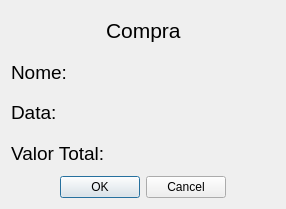
<?xml version="1.0" encoding="UTF-8"?>
<ui version="4.0">
 <class>ViewCompra</class>
 <widget class="QDialog" name="ViewCompra">
  <property name="geometry">
   <rect>
    <x>0</x>
    <y>0</y>
    <width>286</width>
    <height>209</height>
   </rect>
  </property>
  <property name="windowTitle">
   <string>Dialog</string>
  </property>
  <layout class="QVBoxLayout" name="verticalLayout_2">
   <item>
    <layout class="QVBoxLayout" name="verticalLayout" stretch="1,3,1">
     <item>
      <layout class="QHBoxLayout" name="horizontalLayout">
       <item>
        <spacer name="horizontalSpacer">
         <property name="orientation">
          <enum>Qt::Horizontal</enum>
         </property>
         <property name="sizeHint" stdset="0">
          <size>
           <width>40</width>
           <height>20</height>
          </size>
         </property>
        </spacer>
       </item>
       <item>
        <widget class="QLabel" name="label">
         <property name="font">
          <font>
           <pointsize>16</pointsize>
          </font>
         </property>
         <property name="text">
          <string>Compra</string>
         </property>
        </widget>
       </item>
       <item>
        <spacer name="horizontalSpacer_2">
         <property name="orientation">
          <enum>Qt::Horizontal</enum>
         </property>
         <property name="sizeHint" stdset="0">
          <size>
           <width>40</width>
           <height>20</height>
          </size>
         </property>
        </spacer>
       </item>
      </layout>
     </item>
     <item>
      <layout class="QGridLayout" name="gridLayout">
       <item row="2" column="1">
        <widget class="QLabel" name="labelNome">
         <property name="font">
          <font>
           <pointsize>14</pointsize>
          </font>
         </property>
         <property name="text">
          <string/>
         </property>
        </widget>
       </item>
       <item row="3" column="1">
        <widget class="QLabel" name="labelData">
         <property name="font">
          <font>
           <pointsize>14</pointsize>
          </font>
         </property>
         <property name="text">
          <string/>
         </property>
        </widget>
       </item>
       <item row="3" column="0">
        <widget class="QLabel" name="label_3">
         <property name="font">
          <font>
           <pointsize>14</pointsize>
          </font>
         </property>
         <property name="text">
          <string>Data:</string>
         </property>
        </widget>
       </item>
       <item row="4" column="1">
        <widget class="QLabel" name="labelValorTotal">
         <property name="font">
          <font>
           <pointsize>14</pointsize>
          </font>
         </property>
         <property name="text">
          <string/>
         </property>
        </widget>
       </item>
       <item row="4" column="0">
        <widget class="QLabel" name="label_4">
         <property name="font">
          <font>
           <pointsize>14</pointsize>
          </font>
         </property>
         <property name="text">
          <string>Valor Total:</string>
         </property>
        </widget>
       </item>
       <item row="2" column="0">
        <widget class="QLabel" name="label_2">
         <property name="font">
          <font>
           <pointsize>14</pointsize>
          </font>
         </property>
         <property name="text">
          <string>Nome:</string>
         </property>
        </widget>
       </item>
      </layout>
     </item>
     <item>
      <layout class="QHBoxLayout" name="horizontalLayout_2">
       <item>
        <spacer name="horizontalSpacer_3">
         <property name="orientation">
          <enum>Qt::Horizontal</enum>
         </property>
         <property name="sizeHint" stdset="0">
          <size>
           <width>40</width>
           <height>20</height>
          </size>
         </property>
        </spacer>
       </item>
       <item>
        <widget class="QDialogButtonBox" name="buttonBox">
         <property name="orientation">
          <enum>Qt::Horizontal</enum>
         </property>
         <property name="standardButtons">
          <set>QDialogButtonBox::Cancel|QDialogButtonBox::Ok</set>
         </property>
        </widget>
       </item>
       <item>
        <spacer name="horizontalSpacer_4">
         <property name="orientation">
          <enum>Qt::Horizontal</enum>
         </property>
         <property name="sizeHint" stdset="0">
          <size>
           <width>40</width>
           <height>20</height>
          </size>
         </property>
        </spacer>
       </item>
      </layout>
     </item>
    </layout>
   </item>
  </layout>
 </widget>
 <resources/>
 <connections>
  <connection>
   <sender>buttonBox</sender>
   <signal>accepted()</signal>
   <receiver>ViewCompra</receiver>
   <slot>accept()</slot>
   <hints>
    <hint type="sourcelabel">
     <x>248</x>
     <y>254</y>
    </hint>
    <hint type="destinationlabel">
     <x>157</x>
     <y>274</y>
    </hint>
   </hints>
  </connection>
  <connection>
   <sender>buttonBox</sender>
   <signal>rejected()</signal>
   <receiver>ViewCompra</receiver>
   <slot>reject()</slot>
   <hints>
    <hint type="sourcelabel">
     <x>316</x>
     <y>260</y>
    </hint>
    <hint type="destinationlabel">
     <x>286</x>
     <y>274</y>
    </hint>
   </hints>
  </connection>
 </connections>
</ui>
